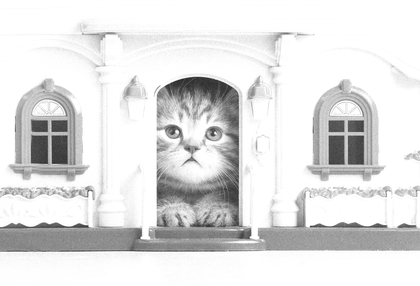
%> input picture Coursework in Image Processing/Assignment 2/noisy1.png, 420 x 286 px, shrunk from 1920 x 1309 before the run
$ octave A2_2315752.m   (GNU Octave 9; MATLAB toolbox functions it lacks are replaced by stand-ins)
%> lines starting %> are read from the running program, lines starting %| are printed output that depends on the picture; in (x1, y1, x2, y2) boxes, pixels count from 0 and x2, y2 are one past the last pixel; in counts of white or black regions, pixels touching at a corner belong together; the program's own positions count from 1
% Oğuzhan Alpertürk
% 2315752

clear all;clc;

%% Question1
% read the image
I1 = imread("noisy1.png");
%> I1 is the input picture: size 286x420 uint8; min 40, max 255, mean 224.1

% I investigate the image by looking at its histogram.
% figure;
% imhist(I1)
% I also took a block and investigate its histogram as well
% figure;
% imshow(I1(1:100,1:100));
% imhist(I1(1:100,1:100));
% After looking at these histograms and comparing the image with the images
% in the lecture slides, the noise in the image is not an additive noise type.

% take the fourier transform of the image to investigate it in the
% frequency domain.

% Compute the shifted DFT of the image using functions fft2 and fftshift
F= fftshift(fft2(I1));

% figure;
% imshow(log(abs(F)),[]);
% after looking at it in frequency domain, I decided that its a periodic
% noise.

% After analyzing the noise in the frequency domain, I decided that
% gaussian lowpass filter can be used for handling the noise in the image.

% Create the gaussian lowpass filter.
D0=100; n=2;
[M, N] = size(I1);
%> M = 286; N = 420
[Hl,Hh] = LowAndHighPassFilters('gaussian',M,N,D0,n);
%> after the loop in LowAndHighPassFilters, `for u=1:M`:
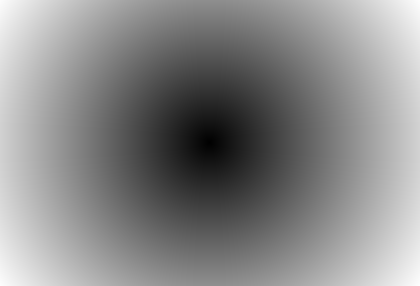
%> D: size 286x420 double; min 0, max 254.1, mean 136.5

% Filter the image by multiplying the filter with shifted DFT of the image
G = Hl .* F;

% Compute the inverse DFT using ifft2 and abs functions
G2 = abs(ifft2(G));

% Convert double to image using uint8 function
G3= uint8(255 * mat2gray(G2));

% Creating/Writing recovered image
imwrite(G3, 'recovered1.png');

% find edges of original image
Edge_original = findEdges(I1);

% find edges of denoised image
Edge_denoised = findEdges(G3);

% subtract them
edge_difference = Edge_original - Edge_denoised;

figure;
imshow(edge_difference);


%% Question2
% read the image
I2 = imread("noisy2.png");
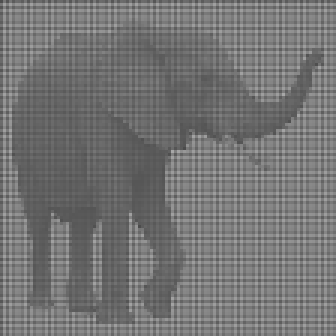
%> input picture Coursework in Image Processing/Assignment 2/noisy2.png, 112 x 112 px, shrunk from 512 x 512 before the run (shown 3 times larger)
%> I2 is the input picture: size 112x112 uint8; min 75, max 168, mean 116.1

% I investigate the image by looking at its histogram.
% figure;
% imhist(I2)
% I also took a block and investigate its histogram as well
% figure;
% imshow(I2(1:100,1:50));
% imhist(I2(1:100,1:50));
% After looking at these histograms and comparing the image with the images
% in the lecture slides, the noise in the image is not an additive noise type.

% Compute the shifted DFT of the image using functions fft2 and fftshift
F= fftshift(fft2(I2));

% figure;
% imshow(log(abs(F)),[]);
% after looking at it in frequency domain, I decided that its a periodic
% noise.

% After analyzing the noise in the frequency domain, I decided that
% ideal bandpass filter can be used for handling the noise in the image.

% Create the ideal bandpass filter.
% My aim is to cover noises in the frequency domain and I chose the needed
% values in that way.

D0=60; n=2;
[M, N] = size(I2);
%> M = 112; N = 112
[Hbp,Hbr] = BandPassAndRejectFilters('ideal',M,N,D0,n,15);
%> after the loop in BandPassAndRejectFilters, `for u=1:M`:
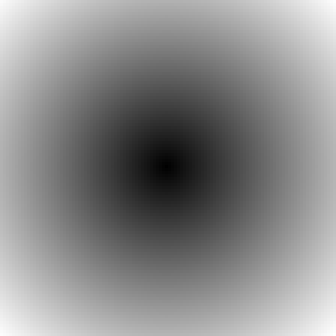
%> D: size 112x112 double (shown 3 times larger); min 0, max 79.2, mean 42.9; drawn with min black and max white
%> in BandPassAndRejectFilters, `Hbr(D >= (D0 - (W/2)) & D <= D0 + (W/2)) = 0;`:
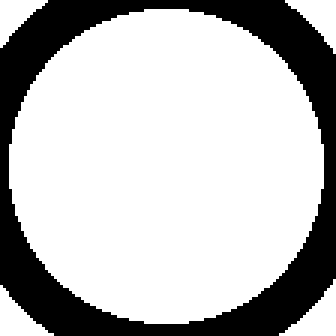
%> Hbr: size 112x112 double (shown 3 times larger); values 0 (black) and 1 (white), 73.8% white; 1 black region, box (x1, y1, x2, y2) and area: (0, 0, 112, 112) 3282

% Filter the image by multiplying the filter with shifted DFT of the image
G =  Hbr .* F;

% Compute the inverse DFT using ifft2 and abs functions
G2 = abs(ifft2(G));
%> G2: size 112x112 double

% Convert double to image using uint8 function
G3= uint8(255 * mat2gray(G2));
%> G3: size 112x112 uint8

% Creating/Writing recovered image
imwrite(G3, 'recovered2.png');

% find edges of original image
Edge_original = findEdges(I2);

% find edges of denoised image
Edge_denoised = findEdges(G3);

% subtract them
edge_difference = Edge_original - Edge_denoised;
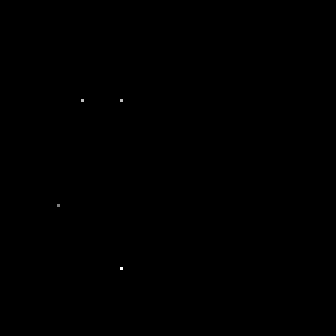
%> edge_difference: size 112x112 uint8 (shown 3 times larger); min 0, max 4, mean 0.000957; drawn with min black and max white

figure;
imshow(edge_difference);


%% Question3
% read the image
I3 = imread("noisy3.tif");
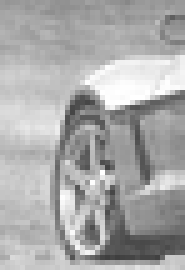
%> input picture Coursework in Image Processing/Assignment 2/noisy3.tif, 37 x 54 px, shrunk from 168 x 246 before the run (shown 5 times larger)
%> I3 is the input picture: size 54x37 uint8; min 63, max 255, mean 169.6

% I investigate the image by looking at its histogram.
% figure;
% imhist(I3)
% I also took a block and investigate its histogram as well
% figure;
% imshow(I3(1:100,1:50));
% imhist(I3(1:100,1:100));
% After looking at these histograms and comparing the image with the images
% in the lecture slides, the noise in the image is not an additive noise type.

% Compute the shifted DFT of the image using functions fft2 and fftshift
F= fftshift(fft2(I3));

% figure;
% imshow(log(abs(F)),[]);
% after looking at it in frequency domain, I decided that its a periodic
% noise.

% After analyzing the noise in the frequency domain, I decided that
% combination of the ideal notchreject filter can be used for handling
% the noise in the image.

% Create the ideal notchreject filter.
% My aim is to cover noises in the frequency domain and I chose the needed
% values in that way.
% Because of the noise type (8 spot should be masked) , I combined 4 notchreject filter.
D0=12; n=2;
[M, N, dim] = size(I3);
%> M = 54; N = 37; dim = 1
[Hnp1,Hnr1] = NotchPassAndRejectFilters('ideal',M,N,D0,40,32,n);
%> in NotchPassAndRejectFilters, `Hnr(Dkp <= D0 | Dkn <= D0) = 0;`: Hnr: size 54x37 double; every value is 1
[Hnp2,Hnr2] = NotchPassAndRejectFilters('ideal',M,N,D0,-40,32,n);
[Hnp3,Hnr3] = NotchPassAndRejectFilters('ideal',M,N,D0,80,32,n);
[Hnp4,Hnr4] = NotchPassAndRejectFilters('ideal',M,N,D0,-80,32,n);

filter = Hnr1 .* Hnr2 .* Hnr3 .* Hnr4;

% Filter the image by multiplying the filter with shifted DFT of the image
G =  filter .* F;

% Compute the inverse DFT using ifft2 and abs functions
G2 = abs(ifft2(G));
%> G2: size 54x37 double

% Convert double to image using uint8 function
G3 = uint8(255 * mat2gray(G2));
%> G3: size 54x37 uint8

% Creating/Writing recovered image
imwrite(G3, 'recovered3.png');

% find edges of original image
Edge_original = findEdges(I3);

% find edges of denoised image
Edge_denoised = findEdges(G3);
%> in findEdges (call 6), `G3 = G1 + G2;`:
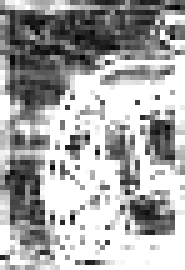
%> G3: size 54x37 uint8 (shown 5 times larger); min 4, max 255, mean 167.6

% subtract them
edge_difference = Edge_original - Edge_denoised;
%> edge_difference: size 54x37 uint8

figure;
imshow(edge_difference);


function [Hl,Hh] = LowAndHighPassFilters(TYPE,M,N,D0,n)
%Computes frequency domain lowpass and highpass filters
%   H = LowAndHighPassFilters(TYPE, M, N, D0, n) creates a lowpass, Hl, and
%   a highpass filter, Hh, of the specified TYPE and size (M-by-N).
%
%   Valid values for TYPE, D0, and n are:
%   'ideal'       Ideal filter with cutoff frequency D0.
%
%   'butterworth' Butterworth filter of order n, and cutoff D0.
%
%   'gaussian'    Gaussian filter with cutoff frequency DO.

% Compute the distances D(U, V)
    for u=1:M
        for v=1:N
         D(u,v)=((u-(M/2))^2 + (v-(N/2))^2 )^(1/2);
         end
    end

% Compute the filter
    switch TYPE
        case 'ideal'
             Hl=zeros(M,N);
             Hl(D<=D0)=1;
             Hh=1-Hl;
        case 'butterworth'
             Hl = 1./(1 + (D./D0).^(2*n));
             Hh=1-Hl;
        case 'gaussian'
             Hl =exp(-(D.^2)./(2*(D0^2)));
             Hh=1-Hl;
    end
end


function [Hbp,Hbr] = BandPassAndRejectFilters(TYPE,M,N,D0,n,W)
%Computes frequency domain bandpass and bandreject filters.
%   H = BandPassAndRejectFilters(TYPE, M, N, D0, n) creates a bandpass, Hbp,
%   and a bandreject filter, Hbr, of the specified TYPE and size (M-by-N).
%
%   Valid values for TYPE, D0, and n are:
%   'ideal'         Ideal filter with cutoff frequency D0 and width W.
%
%   'butterworth'   Butterworth filter of order n, cutoff D0 and width W.
%
%   'gaussian'      Gaussian filter with cutoff frequency D0 and width W.

% Compute the distances D(U, V)
    for u=1:M
        for v=1:N
         D(u,v)=((u-(M/2))^2 + (v-(N/2))^2 )^(1/2);
         end
    end

% Compute the filter
    switch TYPE
        case 'ideal'
            % bandpass Hbp and a bandreject Hbr filter
            Hbr = ones(M,N);
            Hbr(D >= (D0 - (W/2)) & D <= D0 + (W/2)) = 0;
            Hbp = 1 - Hbr;
        case 'butterworth'
            % bandpass Hbp and a bandreject Hbr filter
            Hbr = 1./(1 + (((D.*W) ./ (D.^2 - D0.^2)).^(2*n)));
            Hbp = 1 - Hbr;
        case 'gaussian'
            % bandpass Hbp and a bandreject Hbr filter
            Hbr = 1 - exp(-((D.^2 - D0.^2) ./ (D.*W)).^2);
            Hbp = 1 - Hbr;
    end
end


function [Hnp,Hnr] = NotchPassAndRejectFilters(TYPE,M,N,D0,uk,vk,n)
%Computes frequency domain notchpass and notchreject filters.
%   H = NotchPassAndRejectFilters(TYPE, M, N, D0, n) creates a notchpass,
%   Hnp,and a notchreject filter, Hnr, of the specified TYPE and
%   size (M-by-N).
%
%   Valid values for TYPE, D0, and n are:
%   'ideal'         Ideal  filter with cutoff frequency D0 and centers(uk,vk).
%
%   'butterworth'   Butterworth filter of order n, cutoff D0 and centers(uk,vk).
%
%   'gaussian'      Gaussian filter with cutoff frequency DO and centers(uk,vk).

% Define D(u,v)
    for u=1:M
        for v=1:N
         Dkp(u,v)=((u-(M/2)-uk)^2 + (v-(N/2)-vk)^2 )^(1/2);
         Dkn(u,v)=((u-(M/2)+uk)^2 + (v-(N/2)+vk)^2 )^(1/2);
         end
    end

% Compute the filter
    switch TYPE
        case 'ideal'
            % notchpass Hnp and a notchreject Hnr filter
            Hnr = ones(M,N);
            Hnr(Dkp <= D0 | Dkn <= D0) = 0;
            Hnp = 1-Hnr;
        case 'butterworth'
            % notchpass Hnp and a notchreject Hnr filter
            Hnr = 1-((1./(1 + (Dkp./D0).^(2*n))) .* 1./(1 + (Dkn./D0).^(2*n)));
            Hnp = 1-Hnr;
        case 'gaussian'
            % notchpass Hnp and a notchreject Hnr filter
            Hnr = (1-exp(-(Dkp.^2)./(2*(D0^2)))) .* (1-exp(-(Dkn.^2)./(2*(D0^2))));
            Hnp = 1-Hnr;
    end
end


function [G4] = findEdges(I)

% I used sobel filters for finding the edges

sobel_x = [-1,-2,-1;
            0,0,0;
            1,2,1];

sobel_y = [-1,0,1;
           -2,0,2;
           -1,0,1];
[M,N] = size(I);

 Hx = (fftshift(abs(fft2(sobel_x,M,N))));
 Hy = (fftshift(abs(fft2(sobel_y,M,N))));

% Compute the shifted DFT of the image using functions fft2 and fftshift
 F= fftshift(fft2(I));

% Filter the image with multiplying the filter with shifted DFT of the image
 G_x = F .* Hx;
 G_y = F .* Hy;


% Compute the inverse DFT using ifft2 and abs functions
 G1 = uint8(abs(ifft2(G_x)));
 G2 = uint8(abs(ifft2(G_y)));

 G3 = G1 + G2;

% Convert double to image using uint8 function
 G4 = uint8(255 * mat2gray(G3));

end
